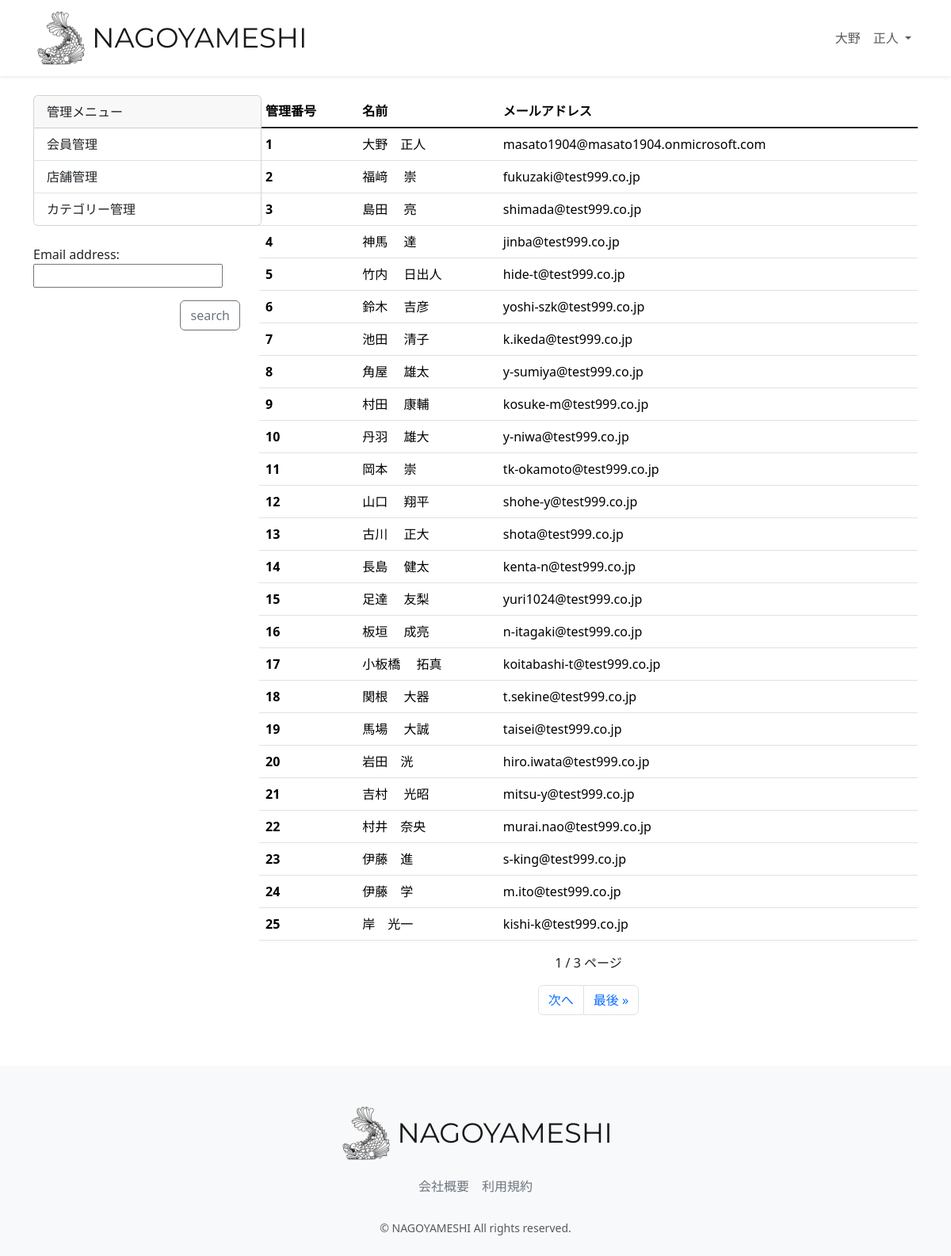
The page /accounts/management_user (signed in) on the database its author committed.
### accounts/models.py (models this page shows, shortened)
class CustomUser(AbstractUser):
    user_name = models.CharField(
        max_length=128, null=True, blank=True, verbose_name="ユーザー名前"
    )
    hurigana = models.CharField(
        max_length=128, null=True, blank=True, verbose_name="フリガナ"
    )
    zip_code = models.CharField(
        max_length=16, null=True, blank=True, verbose_name="郵便番号"
    )
    address = models.CharField(
        max_length=255, null=True, blank=True, verbose_name="住所"
    )
    phone_number = models.CharField(
        max_length=20, null=True, blank=True, verbose_name="電話番号"
    )
    birthday = models.CharField(
        max_length=20, null=True, blank=True, verbose_name="誕生日"
    )
    job = models.CharField(max_length=255, null=True, blank=True, verbose_name="職業")
    subscription = models.BooleanField(default=False, verbose_name="有料会員")
    class Meta:
        verbose_name = '会員一覧'
        verbose_name_plural = "会員一覧"

### accounts/views.py (the view)
# urls.py: path("management_user", views.UserList.as_view(model=CustomUser), name="management_user"),
class UserList(OnlyManagementUserMixin, ListView):
    template_name = 'management/management_user.html'
    model = CustomUser
    context_object_name = 'results'
    paginate_by = 10
    def get_context_data(self, **kwargs):
        context = super().get_context_data(**kwargs)
        context["filter"] = CustomUserFilter(self.request.GET,
                queryset=self.get_queryset())
        return context

### accounts/mixins.py (called while the page is built)
    def test_func(self):
        user = self.request.user
        return user.is_staff

### accounts/templates/management/management_user.html (shortened to what this page needs)
{% extends "layout/base.html" %}
{% load static %}
{% block content %}
<main>
  <br>
  <div class="container nagoyameshi-container pb-5">
    <div class="row justify-content-center">
      <div class="col-xl-3 col-lg-4 col-md-12">
        <div class="card" style="width: 18rem;">
          <div class="card-header">
            管理メニュー
          </div>
          <ul class="list-group list-group-flush">
            <li class="list-group-item">
              <a class="dropdown-item" href="{% url 'management_user' %}">会員管理</a>
            </li>
            <li class="list-group-item">
              <a class="dropdown-item" href="{% url 'management_shop' %}">店舗管理</a>
            </li>
            <li class="list-group-item">
              <a class="dropdown-item" href="{% url 'management_category' %}">カテゴリー管理</a>
            </li>
          </ul>
        </div>
        <br>
        <form method="get">
          {{ filter.form.as_p }}
          <div class="d-flex justify-content-end">
            <input class="btn btn-outline-secondary"  type="submit" value="search" >
          </div>
        </form>
      </div>
      <div class="col">
        <div class="d-flex justify-content-between flex-wrap">
          <table class="table">
            <thead>
              <tr>
                <th scope="col">管理番号</th>
                <th scope="col">名前</th>
                <th scope="col">メールアドレス</th>
              </tr>
            </thead>
            <tbody class="table-group-divider">
              <tr>
               {% for obj in filter.qs %}
                <th scope="row">{{ obj.id }}</th>
                <td>{{ obj.user_name }}</td>
                <td>{{ obj.email }}</td>
              </tr>
              {% endfor %}
            </tbody>
          </table>
        </div>
          <p class="text-center">
            {{ page_obj.number }} / {{ page_obj.paginator.num_pages }} ページ<br>
          </p>
          <nav aria-label="Page navigation example">
            <ul class="pagination justify-content-center">
              {% if page_obj.has_next %}
              <li class="page-item"><a class="page-link" href="?page={{ page_obj.next_page_number }}">次へ</a></li>
              <li class="page-item"><a class="page-link" href="?page={{ page_obj.paginator.num_pages }}">最後 &raquo;</a></li>
              {% endif %}
            </ul>
          </nav>
      </div>
    </div>
  </div>
</main>
{% endblock %}

### restaurant/templates/layout/base.html (shortened to what this page needs)
{% load static %}
<!DOCTYPE html>
<html lang="ja">
  <head>
    <link href="https://cdn.jsdelivr.net/npm/bootstrap@5.3.3/dist/css/bootstrap.min.css" rel="stylesheet">
    <link href="{% static 'css/nagoyameshi.css' %}" rel="stylesheet">
  </head>
  <body>
    <div id="app" class="wrapper">
      <nav class="navbar navbar-expand-md navbar-light bg-white shadow-sm">
        <div class="container nagoyameshi-container">
          <a class="navbar-brand app-name" href="{% url 'top_page' %}">
            <div class="d-flex align-items-center">
              <img class="nagoyameshi-logo me-1" src="{% static 'images/logo/logo.png' %}" alt="nagoyameshi">
              NAGOYAMESHI
            </div>
          </a>
          <div class="collapse navbar-collapse" id="navbarSupportedContent">
            <ul class="navbar-nav ms-auto">
              {% if user.subscription %}
              <li class="nav-item dropdown">
                <a id="navbarDropdown" class="nav-link dropdown-toggle" href="#" role="button" data-bs-toggle="dropdown" aria-haspopup="true" aria-expanded="false" v-pre>
                  {{ user.user_name }}
                </a>
              </li>
              {% endif %}
            </ul>
          </div>
        </div>
      </nav>
      {% block content %}{% endblock %}
      <footer class="bg-light">
        <div class="d-flex justify-content-center footer-logo">
          <a class="navbar-brand app-name" href="{% url 'top_page' %}">
            <div class="d-flex align-items-center">
              <img class="nagoyameshi-logo me-1" src="{% static 'images/logo/logo.png' %}" alt="nagoyameshi">
              NAGOYAMESHI
            </div>
          </a>
        </div>
        <div class="d-flex justify-content-center footer-link">
          <a href="{% url 'company_page' %}" class="link-secondary me-3">会社概要</a>
          <a href="{% url 'terms_page' %}" class="link-secondary">利用規約</a>
        </div>
        <p class="text-center text-muted small mb-0">&copy; NAGOYAMESHI All rights reserved.</p>
      </footer>
    </div>
  </body>
</html>

### static/css/nagoyameshi.css (style rules this page uses)
.wrapper { min-height: 100vh; position: relative; padding-bottom: 240px; box-sizing: border-box; }
.nagoyameshi-logo { height: 70px; }
.app-name { font-family: "Montserrat", sans-serif; font-optical-sizing: auto; font-weight: weight; font-style: normal; font-size: 35px; color: #191919; }
footer { width: 100%; height: 240px; position: absolute; bottom: 0; padding: 50px 15px; }
.footer-logo { margin-bottom: 20px; }
.footer-link { margin-bottom: 30px; }
a { text-decoration: none !important; }

### rows shown on the page
CustomUser: user_name "大野 正人", id "1", email "masato1904@masato1904.onmicrosoft.com"
CustomUser: id "2", user_name "福﨑 崇", email "fukuzaki@test999.co.jp"
CustomUser: id "3", user_name "島田 亮", email "shimada@test999.co.jp"
CustomUser: id "4", user_name "神馬 達", email "jinba@test999.co.jp"
CustomUser: id "5", user_name "竹内 日出人", email "hide-t@test999.co.jp"
CustomUser: id "6", user_name "鈴木 吉彦", email "yoshi-szk@test999.co.jp"
CustomUser: id "7", user_name "池田 清子", email "k.ikeda@test999.co.jp"
CustomUser: id "8", user_name "角屋 雄太", email "y-sumiya@test999.co.jp"
CustomUser: id "9", user_name "村田 康輔", email "kosuke-m@test999.co.jp"
CustomUser: id "10", user_name "丹羽 雄大", email "y-niwa@test999.co.jp"
CustomUser: id "11", user_name "岡本 崇", email "tk-okamoto@test999.co.jp"
CustomUser: id "12", user_name "山口 翔平", email "shohe-y@test999.co.jp"
CustomUser: id "13", user_name "古川 正大", email "shota@test999.co.jp"
CustomUser: id "14", user_name "長島 健太", email "kenta-n@test999.co.jp"
CustomUser: id "15", user_name "足達 友梨", email "yuri1024@test999.co.jp"
CustomUser: id "16", user_name "板垣 成亮", email "n-itagaki@test999.co.jp"
CustomUser: id "17", user_name "小板橋 拓真", email "koitabashi-t@test999.co.jp"
CustomUser: id "18", user_name "関根 大器", email "t.sekine@test999.co.jp"
CustomUser: id "19", user_name "馬場 大誠", email "taisei@test999.co.jp"
CustomUser: id "20", user_name "岩田 洸", email "hiro.iwata@test999.co.jp"
CustomUser: id "21", user_name "吉村 光昭", email "mitsu-y@test999.co.jp"
CustomUser: id "22", user_name "村井 奈央", email "murai.nao@test999.co.jp"
CustomUser: id "23", user_name "伊藤 進", email "s-king@test999.co.jp"
CustomUser: id "24", user_name "伊藤 学", email "m.ito@test999.co.jp"
CustomUser: id "25", user_name "岸 光一", email "kishi-k@test999.co.jp"

### other values the page prints
{{ page_obj.number }} "1"
{{ page_obj.paginator.num_pages }} "3"
